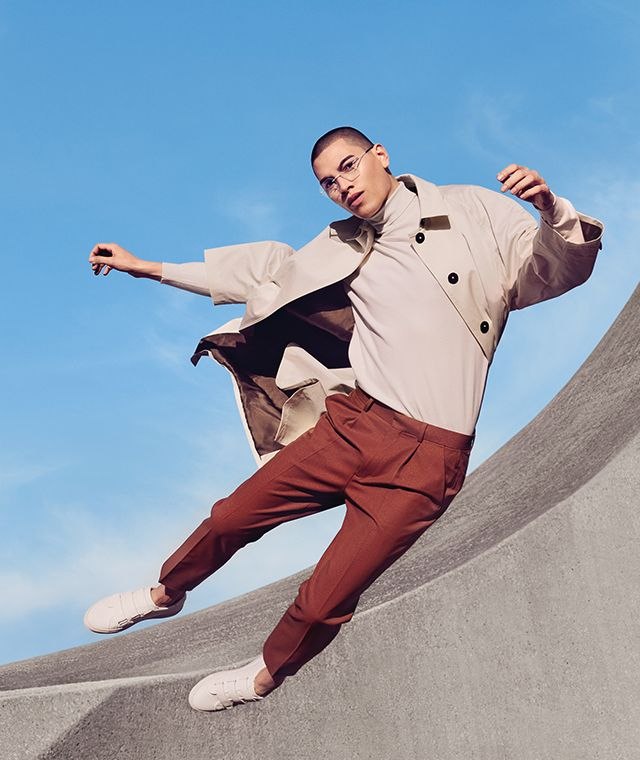
%> input picture Silhouette.jpg, 640 x 760 px
$ octave kmeans_image.m   (GNU Octave 9; MATLAB toolbox functions it lacks are replaced by stand-ins)
%> lines starting %> are read from the running program, lines starting %| are printed output that depends on the picture
# TP2 - KMEANS - IMAGE

clear;
pkg load image;

# Lecture de l'image et redimensionnement :
I = double(imread('Silhouette.jpg'));
I = imresize(I,[250 250]);
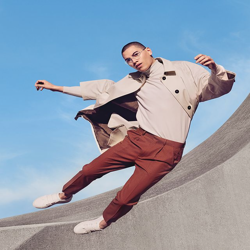
%> I: size 250x250x3 double; mean R, G, B 142.4, 156.9, 175.1; drawn with min black and max white
# Passer l'image à plat
A = reshape(I,[size(I,1) * size(I,2), size(I,3) ]);
[rows,cols] = size(A);
%> rows = 62500; cols = 3

# Paramètres :
k = 8; # Nombre de classes
previous_points = ones(k, cols);
points = zeros(k, cols);
means = zeros(k,size(A,2));
e =  0.0001;
max_iterations = 20;

# 1. Choix des k points aléatoirement
for i = 1:k
  n = randi(rows); # Choisir une ligne aléatoire dans A
  points(i,:) = A(n,:); # Stocker le pixel qui se trouve à cette ligne dans points[]
end
%> after the loop, points = [97.21 163.2 213.2; 100.1 166.2 216.3; 114 52.4 52.97; 181.1 172.1 165.1; 103 167 215; 94.85 161.8 213.8; 144.9 192.8 231.8; 158.9 71.56 67.25]


# Tant que l'algorithme ne converge pas
%> (the run ends here)
